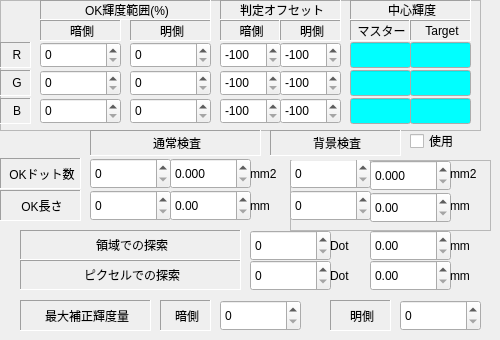
   <widget class="QWidget" name="tab">
    <attribute name="title">
     <string>通常判定</string>
    </attribute>
    <widget class="QSpinBox" name="EditOKLengthB">
     <property name="geometry">
      <rect>
       <x>90</x>
       <y>190</y>
       <width>81</width>
       <height>31</height>
      </rect>
     </property>
     <property name="maximum">
      <number>99999999</number>
     </property>
    </widget>
    <widget class="QSpinBox" name="EditOKDotB">
     <property name="geometry">
      <rect>
       <x>90</x>
       <y>158</y>
       <width>81</width>
       <height>31</height>
      </rect>
     </property>
     <property name="maximum">
      <number>99999999</number>
     </property>
    </widget>
    <widget class="QLabel" name="label_14">
     <property name="geometry">
      <rect>
       <x>250</x>
       <y>158</y>
       <width>41</width>
       <height>31</height>
      </rect>
     </property>
     <property name="text">
      <string>mm2</string>
     </property>
    </widget>
    <widget class="QDoubleSpinBox" name="doubleSpinBoxOKLengthBMM">
     <property name="geometry">
      <rect>
       <x>170</x>
       <y>190</y>
       <width>81</width>
       <height>31</height>
      </rect>
     </property>
     <property name="maximum">
      <double>99999999.000000000000000</double>
     </property>
    </widget>
    <widget class="QDoubleSpinBox" name="doubleSpinBoxOKDotBMM">
     <property name="geometry">
      <rect>
       <x>170</x>
       <y>158</y>
       <width>81</width>
       <height>31</height>
      </rect>
     </property>
     <property name="decimals">
      <number>3</number>
     </property>
     <property name="maximum">
      <double>99999999.000000000000000</double>
     </property>
     <property name="singleStep">
      <double>0.100000000000000</double>
     </property>
    </widget>
    <widget class="QLabel" name="label_37">
     <property name="geometry">
      <rect>
       <x>250</x>
       <y>190</y>
       <width>41</width>
       <height>31</height>
      </rect>
     </property>
     <property name="text">
      <string>mm</string>
     </property>
    </widget>
    <widget class="QCheckBox" name="checkBoxUseBackGround">
     <property name="geometry">
      <rect>
       <x>410</x>
       <y>130</y>
       <width>71</width>
       <height>22</height>
      </rect>
     </property>
     <property name="text">
      <string>使用</string>
     </property>
    </widget>
    <widget class="QFrame" name="frameBackGround">
     <property name="geometry">
      <rect>
       <x>290</x>
       <y>160</y>
       <width>201</width>
       <height>71</height>
      </rect>
     </property>
     <property name="frameShape">
      <enum>QFrame::StyledPanel</enum>
     </property>
     <property name="frameShadow">
      <enum>QFrame::Raised</enum>
     </property>
     <widget class="QDoubleSpinBox" name="doubleSpinBoxBackGroundOKDotMM">
      <property name="geometry">
       <rect>
        <x>80</x>
        <y>0</y>
        <width>81</width>
        <height>31</height>
       </rect>
      </property>
      <property name="decimals">
       <number>3</number>
      </property>
      <property name="maximum">
       <double>99999999.000000000000000</double>
      </property>
      <property name="singleStep">
       <double>0.100000000000000</double>
      </property>
     </widget>
     <widget class="QLabel" name="label_79">
      <property name="geometry">
       <rect>
        <x>160</x>
        <y>30</y>
        <width>41</width>
        <height>31</height>
       </rect>
      </property>
      <property name="text">
       <string>mm</string>
      </property>
     </widget>
     <widget class="QLabel" name="label_82">
      <property name="geometry">
       <rect>
        <x>160</x>
        <y>-2</y>
        <width>41</width>
        <height>31</height>
       </rect>
      </property>
      <property name="text">
       <string>mm2</string>
      </property>
     </widget>
     <widget class="QSpinBox" name="EditBackGroundOKLength">
      <property name="geometry">
       <rect>
        <x>0</x>
        <y>30</y>
        <width>81</width>
        <height>31</height>
       </rect>
      </property>
      <property name="maximum">
       <number>99999999</number>
      </property>
     </widget>
     <widget class="QDoubleSpinBox" name="doubleSpinBoxBackGroundOKLengthMM">
      <property name="geometry">
       <rect>
        <x>80</x>
        <y>32</y>
        <width>81</width>
        <height>31</height>
       </rect>
      </property>
      <property name="maximum">
       <double>99999999.000000000000000</double>
      </property>
     </widget>
     <widget class="QSpinBox" name="EditBackGroundOKDot">
      <property name="geometry">
       <rect>
        <x>0</x>
        <y>-2</y>
        <width>81</width>
        <height>31</height>
       </rect>
      </property>
      <property name="maximum">
       <number>99999999</number>
      </property>
     </widget>
    </widget>
    <widget class="QSpinBox" name="EditSelfSearch">
     <property name="geometry">
      <rect>
       <x>250</x>
       <y>260</y>
       <width>81</width>
       <height>31</height>
      </rect>
     </property>
    </widget>
    <widget class="QLabel" name="label_16">
     <property name="geometry">
      <rect>
       <x>450</x>
       <y>230</y>
       <width>31</width>
       <height>31</height>
      </rect>
     </property>
     <property name="text">
      <string>mm</string>
     </property>
    </widget>
    <widget class="QLabel" name="label_27">
     <property name="geometry">
      <rect>
       <x>20</x>
       <y>230</y>
       <width>221</width>
       <height>30</height>
      </rect>
     </property>
     <property name="frameShape">
      <enum>QFrame::Panel</enum>
     </property>
     <property name="frameShadow">
      <enum>QFrame::Sunken</enum>
     </property>
     <property name="text">
      <string>領域での探索</string>
     </property>
     <property name="alignment">
      <set>Qt::AlignCenter|Qt::AlignHCenter|Qt::AlignLeading|Qt::AlignLeft|Qt::AlignVCenter</set>
     </property>
    </widget>
    <widget class="QSpinBox" name="EditAreaSearchX">
     <property name="geometry">
      <rect>
       <x>250</x>
       <y>230</y>
       <width>81</width>
       <height>31</height>
      </rect>
     </property>
    </widget>
    <widget class="QLabel" name="label_26">
     <property name="geometry">
      <rect>
       <x>330</x>
       <y>230</y>
       <width>31</width>
       <height>31</height>
      </rect>
     </property>
     <property name="text">
      <string>Dot</string>
     </property>
    </widget>
    <widget class="QDoubleSpinBox" name="doubleSpinBoxSelfSearchMM">
     <property name="geometry">
      <rect>
       <x>370</x>
       <y>260</y>
       <width>81</width>
       <height>31</height>
      </rect>
     </property>
    </widget>
    <widget class="QDoubleSpinBox" name="doubleSpinBoxAreaSearchXMM">
     <property name="geometry">
      <rect>
       <x>370</x>
       <y>230</y>
       <width>81</width>
       <height>31</height>
      </rect>
     </property>
    </widget>
    <widget class="QLabel" name="label_28">
     <property name="geometry">
      <rect>
       <x>20</x>
       <y>260</y>
       <width>221</width>
       <height>30</height>
      </rect>
     </property>
     <property name="frameShape">
      <enum>QFrame::Panel</enum>
     </property>
     <property name="frameShadow">
      <enum>QFrame::Sunken</enum>
     </property>
     <property name="text">
      <string>ピクセルでの探索</string>
     </property>
     <property name="alignment">
      <set>Qt::AlignCenter|Qt::AlignHCenter|Qt::AlignLeading|Qt::AlignLeft|Qt::AlignVCenter</set>
     </property>
    </widget>
    <widget class="QLabel" name="label_29">
     <property name="geometry">
      <rect>
       <x>450</x>
       <y>260</y>
       <width>31</width>
       <height>31</height>
      </rect>
     </property>
     <property name="text">
      <string>mm</string>
     </property>
    </widget>
    <widget class="QLabel" name="label_30">
     <property name="geometry">
      <rect>
       <x>330</x>
       <y>260</y>
       <width>31</width>
       <height>31</height>
      </rect>
     </property>
     <property name="text">
      <string>Dot</string>
     </property>
    </widget>
    <widget class="QFrame" name="frame_4">
     <property name="geometry">
      <rect>
       <x>0</x>
       <y>0</y>
       <width>481</width>
       <height>131</height>
      </rect>
     </property>
     <property name="frameShape">
      <enum>QFrame::StyledPanel</enum>
     </property>
     <property name="frameShadow">
      <enum>QFrame::Raised</enum>
     </property>
     <widget class="QLabel" name="label_25">
      <property name="geometry">
       <rect>
        <x>0</x>
        <y>98</y>
        <width>31</width>
        <height>26</height>
       </rect>
      </property>
      <property name="frameShape">
       <enum>QFrame::Panel</enum>
      </property>
      <property name="frameShadow">
       <enum>QFrame::Sunken</enum>
      </property>
      <property name="text">
       <string>B</string>
      </property>
      <property name="alignment">
       <set>Qt::AlignCenter|Qt::AlignHCenter|Qt::AlignLeading|Qt::AlignLeft|Qt::AlignVCenter</set>
      </property>
     </widget>
     <widget class="QLineEdit" name="EditCenterBrightMasterG">
      <property name="geometry">
       <rect>
        <x>350</x>
        <y>70</y>
        <width>61</width>
        <height>26</height>
       </rect>
      </property>
      <property name="palette">
       <palette>
        <active>
         <colorrole role="Base">
          <brush brushstyle="SolidPattern">
           <color alpha="255">
            <red>0</red>
            <green>255</green>
            <blue>255</blue>
           </color>
          </brush>
         </colorrole>
        </active>
        <inactive>
         <colorrole role="Base">
          <brush brushstyle="SolidPattern">
           <color alpha="255">
            <red>0</red>
            <green>255</green>
            <blue>255</blue>
           </color>
          </brush>
         </colorrole>
        </inactive>
        <disabled>
         <colorrole role="Base">
          <brush brushstyle="SolidPattern">
           <color alpha="255">
            <red>192</red>
            <green>192</green>
            <blue>192</blue>
           </color>
          </brush>
         </colorrole>
        </disabled>
       </palette>
      </property>
      <property name="alignment">
       <set>Qt::AlignRight|Qt::AlignTrailing|Qt::AlignVCenter</set>
      </property>
     </widget>
     <widget class="QLabel" name="label_19">
      <property name="geometry">
       <rect>
        <x>40</x>
        <y>20</y>
        <width>81</width>
        <height>21</height>
       </rect>
      </property>
      <property name="frameShape">
       <enum>QFrame::Panel</enum>
      </property>
      <property name="frameShadow">
       <enum>QFrame::Sunken</enum>
      </property>
      <property name="text">
       <string>暗側</string>
      </property>
      <property name="alignment">
       <set>Qt::AlignCenter|Qt::AlignHCenter|Qt::AlignLeading|Qt::AlignLeft|Qt::AlignVCenter</set>
      </property>
     </widget>
     <widget class="QLabel" name="label_17">
      <property name="geometry">
       <rect>
        <x>40</x>
        <y>0</y>
        <width>171</width>
        <height>20</height>
       </rect>
      </property>
      <property name="frameShape">
       <enum>QFrame::Panel</enum>
      </property>
      <property name="frameShadow">
       <enum>QFrame::Sunken</enum>
      </property>
      <property name="text">
       <string>OK輝度範囲(%)</string>
      </property>
      <property name="alignment">
       <set>Qt::AlignCenter|Qt::AlignHCenter|Qt::AlignLeading|Qt::AlignLeft|Qt::AlignVCenter</set>
      </property>
     </widget>
     <widget class="QLabel" name="label_21">
      <property name="geometry">
       <rect>
        <x>280</x>
        <y>20</y>
        <width>61</width>
        <height>21</height>
       </rect>
      </property>
      <property name="frameShape">
       <enum>QFrame::Panel</enum>
      </property>
      <property name="frameShadow">
       <enum>QFrame::Sunken</enum>
      </property>
      <property name="text">
       <string>明側</string>
      </property>
      <property name="alignment">
       <set>Qt::AlignCenter|Qt::AlignHCenter|Qt::AlignLeading|Qt::AlignLeft|Qt::AlignVCenter</set>
      </property>
     </widget>
     <widget class="QLabel" name="label_23">
      <property name="geometry">
       <rect>
        <x>0</x>
        <y>42</y>
        <width>31</width>
        <height>26</height>
       </rect>
      </property>
      <property name="frameShape">
       <enum>QFrame::Panel</enum>
      </property>
      <property name="frameShadow">
       <enum>QFrame::Sunken</enum>
      </property>
      <property name="text">
       <string>R</string>
      </property>
      <property name="alignment">
       <set>Qt::AlignCenter|Qt::AlignHCenter|Qt::AlignLeading|Qt::AlignLeft|Qt::AlignVCenter</set>
      </property>
     </widget>
     <widget class="QSpinBox" name="EditBrightWidthBGH">
      <property name="geometry">
       <rect>
        <x>130</x>
        <y>70</y>
        <width>81</width>
        <height>26</height>
       </rect>
      </property>
      <property name="maximum">
       <number>255</number>
      </property>
     </widget>
     <widget class="QLineEdit" name="EditCenterBrightMasterR">
      <property name="geometry">
       <rect>
        <x>350</x>
        <y>42</y>
        <width>61</width>
        <height>26</height>
       </rect>
      </property>
      <property name="palette">
       <palette>
        <active>
         <colorrole role="Base">
          <brush brushstyle="SolidPattern">
           <color alpha="255">
            <red>0</red>
            <green>255</green>
            <blue>255</blue>
           </color>
          </brush>
         </colorrole>
        </active>
        <inactive>
         <colorrole role="Base">
          <brush brushstyle="SolidPattern">
           <color alpha="255">
            <red>0</red>
            <green>255</green>
            <blue>255</blue>
           </color>
          </brush>
         </colorrole>
        </inactive>
        <disabled>
         <colorrole role="Base">
          <brush brushstyle="SolidPattern">
           <color alpha="255">
            <red>192</red>
            <green>192</green>
            <blue>192</blue>
           </color>
          </brush>
         </colorrole>
        </disabled>
       </palette>
      </property>
      <property name="alignment">
       <set>Qt::AlignRight|Qt::AlignTrailing|Qt::AlignVCenter</set>
      </property>
     </widget>
     <widget class="QLineEdit" name="EditCenterBrightTargetR">
      <property name="geometry">
       <rect>
        <x>410</x>
        <y>42</y>
        <width>61</width>
        <height>26</height>
       </rect>
      </property>
      <property name="palette">
       <palette>
        <active>
         <colorrole role="Base">
          <brush brushstyle="SolidPattern">
           <color alpha="255">
            <red>0</red>
            <green>255</green>
            <blue>255</blue>
           </color>
          </brush>
         </colorrole>
        </active>
        <inactive>
         <colorrole role="Base">
          <brush brushstyle="SolidPattern">
           <color alpha="255">
            <red>0</red>
            <green>255</green>
            <blue>255</blue>
           </color>
          </brush>
         </colorrole>
        </inactive>
        <disabled>
         <colorrole role="Base">
          <brush brushstyle="SolidPattern">
           <color alpha="255">
            <red>192</red>
            <green>192</green>
            <blue>192</blue>
           </color>
          </brush>
         </colorrole>
        </disabled>
       </palette>
      </property>
      <property name="alignment">
       <set>Qt::AlignRight|Qt::AlignTrailing|Qt::AlignVCenter</set>
      </property>
     </widget>
     <widget class="QSpinBox" name="EditGThrOffsetBH">
      <property name="geometry">
       <rect>
        <x>280</x>
        <y>70</y>
        <width>61</width>
        <height>26</height>
       </rect>
      </property>
      <property name="minimum">
       <number>-100</number>
      </property>
      <property name="maximum">
       <number>100</number>
      </property>
      <property name="value">
       <number>-100</number>
      </property>
     </widget>
     <widget class="QSpinBox" name="EditRThrOffsetBH">
      <property name="geometry">
       <rect>
        <x>280</x>
        <y>42</y>
        <width>61</width>
        <height>26</height>
       </rect>
      </property>
      <property name="minimum">
       <number>-100</number>
      </property>
      <property name="maximum">
       <number>100</number>
      </property>
      <property name="value">
       <number>-100</number>
      </property>
     </widget>
     <widget class="QSpinBox" name="EditBrightWidthBBL">
      <property name="geometry">
       <rect>
        <x>40</x>
        <y>98</y>
        <width>81</width>
        <height>26</height>
       </rect>
      </property>
      <property name="maximum">
       <number>255</number>
      </property>
     </widget>
     <widget class="QLabel" name="label_20">
      <property name="geometry">
       <rect>
        <x>130</x>
        <y>20</y>
        <width>81</width>
        <height>21</height>
       </rect>
      </property>
      <property name="frameShape">
       <enum>QFrame::Panel</enum>
      </property>
      <property name="frameShadow">
       <enum>QFrame::Sunken</enum>
      </property>
      <property name="text">
       <string>明側</string>
      </property>
      <property name="alignment">
       <set>Qt::AlignCenter|Qt::AlignHCenter|Qt::AlignLeading|Qt::AlignLeft|Qt::AlignVCenter</set>
      </property>
     </widget>
     <widget class="QLabel" name="label_47">
      <property name="geometry">
       <rect>
        <x>350</x>
        <y>20</y>
        <width>60</width>
        <height>21</height>
       </rect>
      </property>
      <property name="frameShape">
       <enum>QFrame::Panel</enum>
      </property>
      <property name="frameShadow">
       <enum>QFrame::Sunken</enum>
      </property>
      <property name="text">
       <string>マスター</string>
      </property>
      <property name="alignment">
       <set>Qt::AlignCenter|Qt::AlignHCenter|Qt::AlignLeading|Qt::AlignLeft|Qt::AlignVCenter</set>
      </property>
     </widget>
     <widget class="QLabel" name="label_39">
      <property name="geometry">
       <rect>
        <x>350</x>
        <y>0</y>
        <width>121</width>
        <height>20</height>
       </rect>
      </property>
      <property name="frameShape">
       <enum>QFrame::Panel</enum>
      </property>
      <property name="frameShadow">
       <enum>QFrame::Sunken</enum>
      </property>
      <property name="text">
       <string>中心輝度</string>
      </property>
      <property name="alignment">
       <set>Qt::AlignCenter|Qt::AlignHCenter|Qt::AlignLeading|Qt::AlignLeft|Qt::AlignVCenter</set>
      </property>
     </widget>
     <widget class="QLabel" name="label_22">
      <property name="geometry">
       <rect>
        <x>220</x>
        <y>20</y>
        <width>60</width>
        <height>21</height>
       </rect>
      </property>
      <property name="frameShape">
       <enum>QFrame::Panel</enum>
      </property>
      <property name="frameShadow">
       <enum>QFrame::Sunken</enum>
      </property>
      <property name="text">
       <string>暗側</string>
      </property>
      <property name="alignment">
       <set>Qt::AlignCenter|Qt::AlignHCenter|Qt::AlignLeading|Qt::AlignLeft|Qt::AlignVCenter</set>
      </property>
     </widget>
     <widget class="QSpinBox" name="EditBThrOffsetBH">
      <property name="geometry">
       <rect>
        <x>280</x>
        <y>98</y>
        <width>61</width>
        <height>26</height>
       </rect>
      </property>
      <property name="minimum">
       <number>-100</number>
      </property>
      <property name="maximum">
       <number>100</number>
      </property>
      <property name="value">
       <number>-100</number>
      </property>
     </widget>
     <widget class="QSpinBox" name="EditBThrOffsetBL">
      <property name="geometry">
       <rect>
        <x>220</x>
        <y>98</y>
        <width>61</width>
        <height>26</height>
       </rect>
      </property>
      <property name="minimum">
       <number>-100</number>
      </property>
      <property name="maximum">
       <number>100</number>
      </property>
      <property name="value">
       <number>-100</number>
      </property>
     </widget>
     <widget class="QSpinBox" name="EditBrightWidthBGL">
      <property name="geometry">
       <rect>
        <x>40</x>
        <y>70</y>
        <width>81</width>
        <height>26</height>
       </rect>
      </property>
      <property name="maximum">
       <number>255</number>
      </property>
     </widget>
     <widget class="QLineEdit" name="EditCenterBrightTargetB">
      <property name="geometry">
       <rect>
        <x>410</x>
        <y>98</y>
        <width>61</width>
        <height>26</height>
       </rect>
      </property>
      <property name="palette">
       <palette>
        <active>
         <colorrole role="Base">
          <brush brushstyle="SolidPattern">
           <color alpha="255">
            <red>0</red>
            <green>255</green>
            <blue>255</blue>
           </color>
          </brush>
         </colorrole>
        </active>
        <inactive>
         <colorrole role="Base">
          <brush brushstyle="SolidPattern">
           <color alpha="255">
            <red>0</red>
            <green>255</green>
            <blue>255</blue>
           </color>
          </brush>
         </colorrole>
        </inactive>
        <disabled>
         <colorrole role="Base">
          <brush brushstyle="SolidPattern">
           <color alpha="255">
            <red>192</red>
            <green>192</green>
            <blue>192</blue>
           </color>
          </brush>
         </colorrole>
        </disabled>
       </palette>
      </property>
      <property name="alignment">
       <set>Qt::AlignRight|Qt::AlignTrailing|Qt::AlignVCenter</set>
      </property>
     </widget>
     <widget class="QSpinBox" name="EditRThrOffsetBL">
      <property name="geometry">
       <rect>
        <x>220</x>
        <y>42</y>
        <width>61</width>
        <height>26</height>
       </rect>
      </property>
      <property name="minimum">
       <number>-100</number>
      </property>
      <property name="maximum">
       <number>100</number>
      </property>
      <property name="value">
       <number>-100</number>
      </property>
     </widget>
     <widget class="QLineEdit" name="EditCenterBrightTargetG">
      <property name="geometry">
       <rect>
        <x>410</x>
        <y>70</y>
        <width>61</width>
        <height>26</height>
       </rect>
      </property>
      <property name="palette">
       <palette>
        <active>
         <colorrole role="Base">
          <brush brushstyle="SolidPattern">
           <color alpha="255">
            <red>0</red>
            <green>255</green>
            <blue>255</blue>
           </color>
          </brush>
         </colorrole>
        </active>
        <inactive>
         <colorrole role="Base">
          <brush brushstyle="SolidPattern">
           <color alpha="255">
            <red>0</red>
            <green>255</green>
            <blue>255</blue>
           </color>
          </brush>
         </colorrole>
        </inactive>
        <disabled>
         <colorrole role="Base">
          <brush brushstyle="SolidPattern">
           <color alpha="255">
            <red>192</red>
            <green>192</green>
            <blue>192</blue>
           </color>
          </brush>
         </colorrole>
        </disabled>
       </palette>
      </property>
      <property name="alignment">
       <set>Qt::AlignRight|Qt::AlignTrailing|Qt::AlignVCenter</set>
      </property>
     </widget>
     <widget class="QLabel" name="label_38">
      <property name="geometry">
       <rect>
        <x>220</x>
        <y>0</y>
        <width>121</width>
        <height>20</height>
       </rect>
      </property>
      <property name="frameShape">
       <enum>QFrame::Panel</enum>
      </property>
      <property name="frameShadow">
       <enum>QFrame::Sunken</enum>
      </property>
      <property name="text">
       <string>判定オフセット</string>
      </property>
      <property name="alignment">
       <set>Qt::AlignCenter|Qt::AlignHCenter|Qt::AlignLeading|Qt::AlignLeft|Qt::AlignVCenter</set>
      </property>
     </widget>
     <widget class="QSpinBox" name="EditBrightWidthBBH">
      <property name="geometry">
       <rect>
        <x>130</x>
        <y>98</y>
        <width>81</width>
        <height>26</height>
       </rect>
      </property>
      <property name="maximum">
       <number>255</number>
      </property>
     </widget>
     <widget class="QLabel" name="label_48">
      <property name="geometry">
       <rect>
        <x>410</x>
        <y>20</y>
        <width>61</width>
        <height>21</height>
       </rect>
      </property>
      <property name="frameShape">
       <enum>QFrame::Panel</enum>
      </property>
      <property name="frameShadow">
       <enum>QFrame::Sunken</enum>
      </property>
      <property name="text">
       <string>Target</string>
      </property>
      <property name="alignment">
       <set>Qt::AlignCenter|Qt::AlignHCenter|Qt::AlignLeading|Qt::AlignLeft|Qt::AlignVCenter</set>
      </property>
     </widget>
     <widget class="QSpinBox" name="EditGThrOffsetBL">
      <property name="geometry">
       <rect>
        <x>220</x>
        <y>70</y>
        <width>61</width>
        <height>26</height>
       </rect>
      </property>
      <property name="minimum">
       <number>-100</number>
      </property>
      <property name="maximum">
       <number>100</number>
      </property>
      <property name="value">
       <number>-100</number>
      </property>
     </widget>
     <widget class="QLabel" name="label_24">
      <property name="geometry">
       <rect>
        <x>0</x>
        <y>70</y>
        <width>31</width>
        <height>26</height>
       </rect>
      </property>
      <property name="frameShape">
       <enum>QFrame::Panel</enum>
      </property>
      <property name="frameShadow">
       <enum>QFrame::Sunken</enum>
      </property>
      <property name="text">
       <string>G</string>
      </property>
      <property name="alignment">
       <set>Qt::AlignCenter|Qt::AlignHCenter|Qt::AlignLeading|Qt::AlignLeft|Qt::AlignVCenter</set>
      </property>
     </widget>
     <widget class="QSpinBox" name="EditBrightWidthBRL">
      <property name="geometry">
       <rect>
        <x>40</x>
        <y>42</y>
        <width>81</width>
        <height>26</height>
       </rect>
      </property>
      <property name="maximum">
       <number>255</number>
      </property>
     </widget>
     <widget class="QSpinBox" name="EditBrightWidthBRH">
      <property name="geometry">
       <rect>
        <x>130</x>
        <y>42</y>
        <width>81</width>
        <height>26</height>
       </rect>
      </property>
      <property name="maximum">
       <number>255</number>
      </property>
     </widget>
     <widget class="QLineEdit" name="EditCenterBrightMasterB">
      <property name="geometry">
       <rect>
        <x>350</x>
        <y>98</y>
        <width>61</width>
        <height>26</height>
       </rect>
      </property>
      <property name="palette">
       <palette>
        <active>
         <colorrole role="Base">
          <brush brushstyle="SolidPattern">
           <color alpha="255">
            <red>0</red>
            <green>255</green>
            <blue>255</blue>
           </color>
          </brush>
         </colorrole>
        </active>
        <inactive>
         <colorrole role="Base">
          <brush brushstyle="SolidPattern">
           <color alpha="255">
            <red>0</red>
            <green>255</green>
            <blue>255</blue>
           </color>
          </brush>
         </colorrole>
        </inactive>
        <disabled>
         <colorrole role="Base">
          <brush brushstyle="SolidPattern">
           <color alpha="255">
            <red>192</red>
            <green>192</green>
            <blue>192</blue>
           </color>
          </brush>
         </colorrole>
        </disabled>
       </palette>
      </property>
      <property name="alignment">
       <set>Qt::AlignRight|Qt::AlignTrailing|Qt::AlignVCenter</set>
      </property>
     </widget>
    </widget>
    <widget class="QSpinBox" name="EditAdjustWhite">
     <property name="geometry">
      <rect>
       <x>400</x>
       <y>300</y>
       <width>81</width>
       <height>31</height>
      </rect>
     </property>
     <property name="maximum">
      <number>255</number>
     </property>
    </widget>
    <widget class="QLabel" name="label_31">
     <property name="geometry">
      <rect>
       <x>330</x>
       <y>300</y>
       <width>61</width>
       <height>31</height>
      </rect>
     </property>
     <property name="frameShape">
      <enum>QFrame::Panel</enum>
     </property>
     <property name="frameShadow">
      <enum>QFrame::Sunken</enum>
     </property>
     <property name="text">
      <string>明側</string>
     </property>
     <property name="alignment">
      <set>Qt::AlignCenter|Qt::AlignHCenter|Qt::AlignLeading|Qt::AlignLeft|Qt::AlignVCenter</set>
     </property>
    </widget>
    <widget class="QSpinBox" name="EditAdjustBlack">
     <property name="geometry">
      <rect>
       <x>220</x>
       <y>300</y>
       <width>81</width>
       <height>31</height>
      </rect>
     </property>
     <property name="maximum">
      <number>255</number>
     </property>
    </widget>
    <widget class="QLabel" name="label_32">
     <property name="geometry">
      <rect>
       <x>20</x>
       <y>300</y>
       <width>131</width>
       <height>31</height>
      </rect>
     </property>
     <property name="frameShape">
      <enum>QFrame::Panel</enum>
     </property>
     <property name="frameShadow">
      <enum>QFrame::Sunken</enum>
     </property>
     <property name="text">
      <string>最大補正輝度量</string>
     </property>
     <property name="alignment">
      <set>Qt::AlignCenter|Qt::AlignHCenter|Qt::AlignLeading|Qt::AlignLeft|Qt::AlignVCenter</set>
     </property>
    </widget>
    <widget class="QLabel" name="label_33">
     <property name="geometry">
      <rect>
       <x>160</x>
       <y>300</y>
       <width>51</width>
       <height>31</height>
      </rect>
     </property>
     <property name="frameShape">
      <enum>QFrame::Panel</enum>
     </property>
     <property name="frameShadow">
      <enum>QFrame::Sunken</enum>
     </property>
     <property name="text">
      <string>暗側</string>
     </property>
     <property name="alignment">
      <set>Qt::AlignCenter|Qt::AlignHCenter|Qt::AlignLeading|Qt::AlignLeft|Qt::AlignVCenter</set>
     </property>
    </widget>
    <widget class="QLabel" name="label_80">
     <property name="geometry">
      <rect>
       <x>0</x>
       <y>190</y>
       <width>81</width>
       <height>31</height>
      </rect>
     </property>
     <property name="frameShape">
      <enum>QFrame::Panel</enum>
     </property>
     <property name="frameShadow">
      <enum>QFrame::Sunken</enum>
     </property>
     <property name="text">
      <string>OK長さ</string>
     </property>
     <property name="alignment">
      <set>Qt::AlignCenter|Qt::AlignHCenter|Qt::AlignLeading|Qt::AlignLeft|Qt::AlignVCenter</set>
     </property>
    </widget>
    <widget class="QLabel" name="label_78">
     <property name="geometry">
      <rect>
       <x>0</x>
       <y>158</y>
       <width>81</width>
       <height>31</height>
      </rect>
     </property>
     <property name="frameShape">
      <enum>QFrame::Panel</enum>
     </property>
     <property name="frameShadow">
      <enum>QFrame::Sunken</enum>
     </property>
     <property name="text">
      <string>OKドット数</string>
     </property>
     <property name="alignment">
      <set>Qt::AlignCenter|Qt::AlignHCenter|Qt::AlignLeading|Qt::AlignLeft|Qt::AlignVCenter</set>
     </property>
    </widget>
    <widget class="QLabel" name="label_81">
     <property name="geometry">
      <rect>
       <x>90</x>
       <y>130</y>
       <width>171</width>
       <height>26</height>
      </rect>
     </property>
     <property name="frameShape">
      <enum>QFrame::Panel</enum>
     </property>
     <property name="frameShadow">
      <enum>QFrame::Sunken</enum>
     </property>
     <property name="text">
      <string>通常検査</string>
     </property>
     <property name="alignment">
      <set>Qt::AlignCenter|Qt::AlignHCenter|Qt::AlignLeading|Qt::AlignLeft|Qt::AlignVCenter</set>
     </property>
    </widget>
    <widget class="QLabel" name="label_83">
     <property name="geometry">
      <rect>
       <x>270</x>
       <y>130</y>
       <width>131</width>
       <height>26</height>
      </rect>
     </property>
     <property name="frameShape">
      <enum>QFrame::Panel</enum>
     </property>
     <property name="frameShadow">
      <enum>QFrame::Sunken</enum>
     </property>
     <property name="text">
      <string>背景検査</string>
     </property>
     <property name="alignment">
      <set>Qt::AlignCenter|Qt::AlignHCenter|Qt::AlignLeading|Qt::AlignLeft|Qt::AlignVCenter</set>
     </property>
    </widget>
   </widget>
